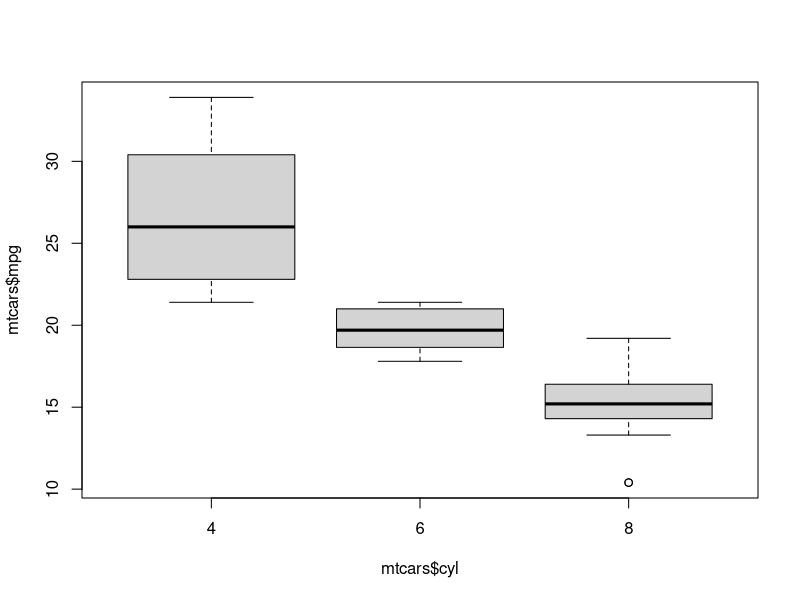
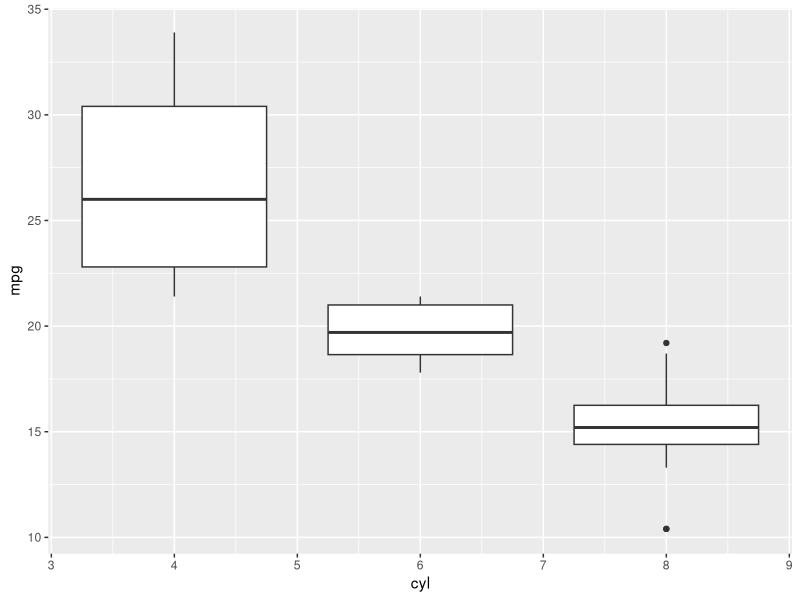

The R script that drew these images, in order:
#This is to view the dataset in its entirety
mtcars 

#Box plot of miles per gallon grouped by number of cylinders

#The simple way using the built-in R function boxplot
boxplot(mtcars$mpg ~ mtcars$cyl, data=mtcars)

#The slightly more complex way with more adaptability, using ggplot
library("ggplot2")
ggplot(mtcars, aes(x = cyl, y = mpg)) + geom_boxplot(aes(group=cyl))

#Yes, this makes sense - the more cylinders a car has, the more gas it will use and the lower the miles per gallon will be.


#Use the summarize and group by function to compute how many cars have each cylinder number

library("dplyr")
mtcars %>% group_by(cyl) %>% summarize(count = n())